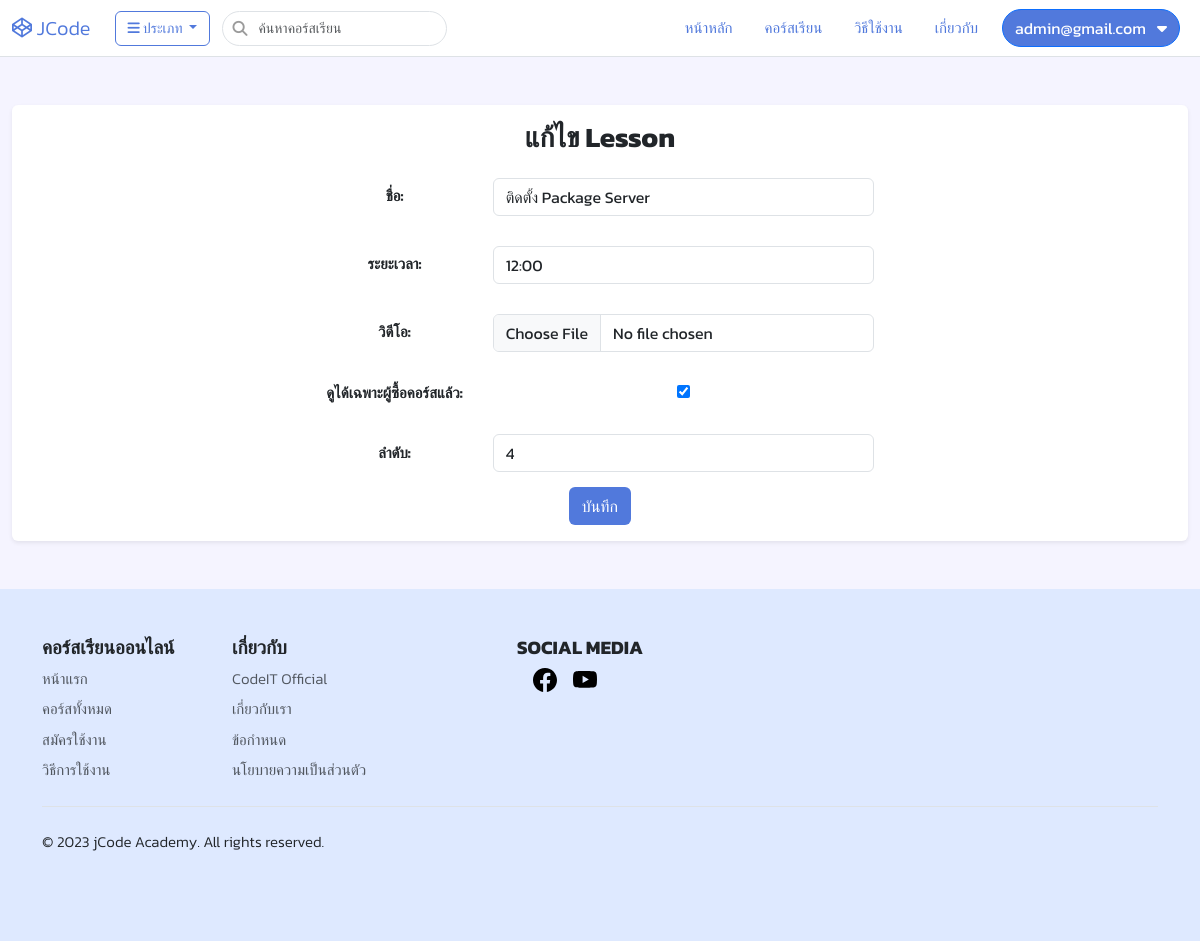
Page /video/updatelesson/14 (signed in) on the committed database.
### video/models.py (models this page shows, shortened)
class VideoLesson(models.Model):
    videos = models.ForeignKey(Video, on_delete=models.CASCADE,default=1)
    chapter = models.ForeignKey(VideoChapter, on_delete=models.CASCADE)
    name = models.CharField(max_length=250)
    duration_time = models.CharField(max_length=15, null=True, blank=True)
    lessonvideo = models.FileField(upload_to='video/lesson/video', null=True, blank=True)
    video_url = models.CharField(max_length=450, null=True, blank=True)
    is_locked = models.BooleanField(default=True)
    created = models.DateTimeField(auto_now_add=True)
    updated = models.DateTimeField(auto_now=True)
    ordered = models.IntegerField(default=0)

### video/views.py (the view)
# urls.py: path('updatelesson/<int:id>',views.update_lesson,name='update_lesson'),
@login_required(login_url="/login")
def update_lesson(request, id):
    courseid=request.GET.get('courseid')
    chapterid=request.GET.get('chapterid')
    lessons= VideoLesson.objects.get(id=id)
    if request.method == 'POST':
        form = VideolessonForm(request.POST,  instance=lessons)
        if form.is_valid():
            lesson_obj = form.save(commit=False)
            if request.FILES.get('lessonvideo'):
                BASE_DIR = Path(__file__).resolve().parent.parent
                video_file = request.FILES['lessonvideo']
                file_name, file_extension = os.path.splitext(video_file.name)
                upload_file_name = '{0}{1}'.format(uuid.uuid1(), file_extension)
                upload_file_media = '/media/video/lesson/video/'
                media_path = upload_file_media + '' + upload_file_name
                absolute_path = str(BASE_DIR) + '' + media_path
                with open(absolute_path, 'wb+') as fs_dest:
                    for chunk in video_file.chunks():
                        fs_dest.write(chunk)
            lesson_obj.videos_id=courseid
            lesson_obj.chapter_id=chapterid
            lesson_obj.save()
            form.save()
            messages.success(request, 'แก้ไขสำเร็จ')
            return redirect(reverse('video:management_lesson')+'?courseid='+str(courseid)+'&chapterid='+str(chapterid))
        messages.error(request, 'บันทึกไม่สำเร็จ!')
    else:
        form = VideolessonForm(instance=lessons)
    return render(request, 'video/lesson/update_lesson.html', {
        'form': form,
        'courseid':courseid,
        'chapterid':chapterid,
        })

### video/forms.py
class VideolessonForm(forms.ModelForm):
    class Meta:
        model = VideoLesson
        exclude = ['id','videos','chapter', 'created', 'updated','video_url']
        labels ={
            'name':'ชื่อ',
            'duration_time':'ระยะเวลา',
            'lessonvideo':'วิดีโอ',
            'video_url':'ลิงค์วิดีโอ',
            'is_locked':'ดูได้เฉพาะผู้ซื้อคอร์สแล้ว',
            'ordered':'ลำดับ',
        }
    def __init__(self, *args, **kwargs):
        super(VideolessonForm, self).__init__(*args, **kwargs)
        for field_name, field in self.fields.items():
            if field_name!= "is_locked":
                field.widget.attrs['class'] = 'form-control'

### app/context_processors1.py (called while the page is built)
def category_list(request):
    categories = Category.objects.all()
    category_subs = CategorySub.objects.all().order_by('category')
    ip=settings.VIDEO_SERVER_URL
    context = {
        'category_list':categories,
        'subcategory_list':category_subs,
        'ip':ip
    }
    return context

def member_list(request):
    members=Member.objects.filter(user_id=request.user.id).first()
    context={
        'member_list':members
    }
    return context

### app/models.py (called while the page is built)
    def __str__(self):
        return self.name

### templates/video/lesson/update_lesson.html (shortened to what this page needs)
{% extends "layout/baseform.html" %}
{% block content %}
<div class="card shadow-sm mb-5 border-0">
<div class="card-body">
<h3 style="text-align: center;"><b>แก้ไข Lesson</b></h3>
<form id ='add_form' method="post" enctype="multipart/form-data" action="?courseid={{courseid}}&chapterid={{chapterid}}">
    <div style="text-align: center;">
    <table class="table-form">
        {{ form.as_table }}
    </table>
  </div>
  <div style="text-align: center;">
    <input name="submit-update-lesson" type="submit" class="btn btn btn-update mx-2" value="บันทึก">
  </div>
</div>
</div>
{% endblock %}

### templates/layout/baseform.html (shortened to what this page needs)
{% load static %}
<!DOCTYPE html>
<html lang="en">
<head>
  <link href="https://cdn.jsdelivr.net/npm/bootstrap@5.3.0-alpha1/dist/css/bootstrap.min.css" rel="stylesheet">
  <link href="https://cdnjs.cloudflare.com/ajax/libs/font-awesome/6.2.1/css/all.min.css" rel="stylesheet">
  <link href="https://cdn.jsdelivr.net/npm/sweetalert2@11.7.1/dist/sweetalert2.min.css" rel="stylesheet">
  <link rel="stylesheet" href="{% static 'css/styleform.css' %}">
</head>
<body>
  <nav class="navbar navbar-expand-md navbar-light  bg-white border-bottom mb-5">
    <div class="container-fluid">
      <a class="navbar-brand" href="{% url 'app:index' %}">
        <i class="fab fa-codepen" style="color:#5179DC"></i>
        <span style="color:#5179DC">JCode</span>
      </a>
      <div class="collapse navbar-collapse" id="navbarCollapse">
        <div class="d-flex">
          <div class="dropdown">
            <button class="btn btn-outline-primary btn-category dropdown-toggle mx-2" type="button" id="dropdownMenuButton"
              data-bs-toggle="dropdown" aria-expanded="false">
              <i class="fa fa-bars"></i> ประเภท
            </button>
            {% regroup subcategory_list by category as category_list1 %}
          </div>
        <form method="post" action="{% url 'app:search' %}" >
        <div class="navbar-search ms-1">
          <i class="fa fa-search"></i>
        <input type="text" name="txtSearch" class="advanced2AutoCompleteInput form-control" placeholder="ค้นหาคอร์สเรียน" autocomplete="off">
      </div>
    </form>
    </div>
        <ul class="navbar-nav ms-auto mb-2 mb-md-0">
          <li class="nav-item mx-2">
            <a class="nav-link " aria-current="page" href="{% url 'app:index' %}">หน้าหลัก</a>
          </li>
          <li class="nav-item mx-2">
            <a class="nav-link" href="{% url 'video:index' %}">คอร์สเรียน</a>
          </li>
          <li class="nav-item mx-2">
            <a class="nav-link" href="{% url 'app:howto' %}">วิธีใช้งาน</a>
          </li>
          <li class="nav-item mx-2">
            <a class="nav-link" href="{% url 'app:about' %}">เกี่ยวกับ</a>
          </li>
        </ul>
        {% if user.is_authenticated %}
        <div class="dropdown">
          <button class="btn btn-primary btn-profile dropdown mx-2" type="button" id="dropdownMenuButton"
            data-bs-toggle="dropdown" aria-expanded="false">
            <div class="profile_img" >
              {{request.user.email}} &nbsp;
              <i class="fa-solid fa-caret-down"></i>
            </div>
          </button>
        </div>
        {% endif %}
      </div>
    </div>
  </nav>
  <div class="container-fluid">
    {% block content %}{% endblock %}
  </div>
    <div style="background-color: #dee9ff;margin-top: auto;">
      <div class="container">
        <footer class="py-5">
          <div class="row">
            <div class="col-6 col-md-2 mb-3" >
              <h6><b>คอร์สเรียนออนไลน์</b></h6>
              <ul class="nav flex-column">
                <li class="nav-item mb-2"><a href="{% url 'app:index'%}" class="nav-link p-0 text-muted">หน้าแรก</a></li>
                <li class="nav-item mb-2"><a href="{% url 'video:index'%}" class="nav-link p-0 text-muted">คอร์สทั้งหมด</a></li>
                <li class="nav-item mb-2"><a href="{% url 'video:video_add'%}" class="nav-link p-0 text-muted">สมัครใช้งาน</a></li>
                <li class="nav-item mb-2"><a href="{% url 'app:howto'%}" class="nav-link p-0 text-muted">วิธีการใช้งาน</a></li>
              </ul>
            </div>
            <div class="col-6 col-md-2 mb-3">
              <h6><b>เกี่ยวกับ</b></h6>
              <ul class="nav flex-column">
                <li class="nav-item mb-2"><a href="#" class="nav-link p-0 text-muted">CodeIT Official</a></li>
                <li class="nav-item mb-2"><a href="{% url 'app:about'%}" class="nav-link p-0 text-muted">เกี่ยวกับเรา</a></li>
                <li class="nav-item mb-2"><a href="#" class="nav-link p-0 text-muted">ข้อกำหนด</a></li>
                <li class="nav-item mb-2"><a href="#" class="nav-link p-0 text-muted">นโยบายความเป็นส่วนตัว</a></li>
              </ul>
            </div>
            <div class="col-md-5 offset-md-1 mb-3">
              <h6><b>SOCIAL MEDIA</b></h6>
              <ul class="list-unstyled d-flex">
                <li class="ms-3"><a class="link-dark" href="#"><svg class="bi" width="24" height="24"><use xlink:href="#facebook"/></svg></a></li>
                <li class="ms-3"><a class="link-dark" href="#"><svg class="bi" width="24" height="24"><use xlink:href="#youtube"/></svg></a></li>
              </ul>
            </div>
          </div>
          <div class="d-flex flex-column flex-sm-row justify-content-between py-4 border-top">
            <p>&copy; 2023 jCode Academy. All rights reserved.</p>
          </div>
        </footer>
      </div>
      </div>
</body>
</html>

### static/css/styleform.css (style rules this page uses)
body { font-size: 15px; background-color: #f5f4ff; font-weight: 300; font-family: 'Kanit', sans-serif; }
.navbar-nav .nav-item .nav-link { color: #5179DC; }
.navbar-search { position: relative; margin: 2px 0; cursor: pointer; }
.navbar-search .fa { position: absolute; left: 10px; top:10px; color: rgb(155, 155, 155); }
.navbar-search .form-control { padding-left:35px ; font-weight: 300; font-size: 14px; border-radius: 20px; }
.btn-category { margin: 2px 0; font-size: 14px; color: #5179DC; border-color: #5179DC; }
span { color: rgb(60, 60, 60) }
h6 { font-size: 19px; }
.btn-update { background-color: #5179DC; color: #FFF; text-align: center; }
.btn-profile { color: rgb(255, 255, 255); background-color: #5179DC; border-radius: 30px; }
.table-form { align-items: center; margin-left: auto; margin-right: auto; }
.table-form tr:nth-child(5) td { text-align: left; padding-left: 15px; }
.table-form tr:last-child td { text-align: left; padding-left: 15px; }
.table-form tr th { padding: 15px; }
.table-form tr td { padding: 15px; }

### rows in the picture
VideoLesson: name "ติดตั้ง Package Server", duration_time "12:00", is_locked "☑", ordered "4"

### other values in the picture
{{ request.user.email }} "admin@gmail.com"
